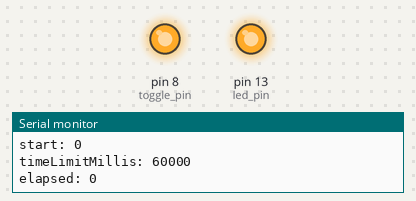
The sketch below on a simulated Arduino Uno, built with avr-gcc and run on an emulated ATmega328P. Parts: output pins drawn as LEDs (lit = HIGH), the last lines printed to the serial monitor. At 61.0 s the program stops and its outputs stay as they are.

Above: at 0.1 s.
At 61.1 s:
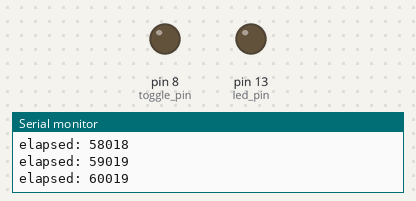
Timing chart, 0 to 62.5 s (numbered marks = the images above):
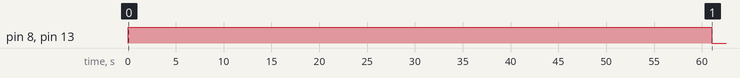

The sketch:

main.ino
```cpp
const short led_pin{ 13 }, toggle_pin{ 8 };
unsigned long start{}, elapsed{};
constexpr unsigned long mins_to_millis_conversion_factor{ static_cast<unsigned long>(60) * 1000 };
constexpr long double millis_to_mins_conversion_factor{ 1.00/(static_cast<long double>(60) * 1000) };
//-------------------------------------------------------------------------------
// set time limit here

const short timeLimitMins{ 1 };
//-------------------------------------------------------------------------------
// function declarations

short constexpr millis_to_minutes(const auto);
unsigned constexpr long minutes_to_millis(const auto);
void toggle_switch(auto);

//-------------------------------------------------------------------------------
void setup() {
  Serial.begin(9600);
  pinMode(led_pin, OUTPUT);
  pinMode(toggle_pin, OUTPUT);
  // Serial.print("mins_to_millis_conversion_factor");
  // Serial.println(mins_to_millis_conversion_factor);
  // Serial.print("millis_to_mins_conversion_factor");
  // Serial.println(millis_to_mins_conversion_factor);
}

void loop() {

  // turn on switch
  toggle_switch(true);

  // initialize
  start = millis();
  Serial.print("start: ");
  Serial.println(start);
  elapsed = start;
  // wait until time elapsed is past the set limit
  const auto timeLimitMillis = minutes_to_millis(timeLimitMins);
  Serial.print("timeLimitMillis: ");
  Serial.println(timeLimitMillis);

  // start timer
  while(elapsed < timeLimitMillis) {
    elapsed = millis() - start;
    Serial.print("elapsed: ");
    Serial.println(elapsed);
    delay(1000);
  }
  // turn off switch & do nothing
  toggle_switch(false);
  while(true) {}

}

//-------------------------------------------------------------------------------
// function definitions

short constexpr millis_to_minutes(const auto millisVal) {
  const auto result{ millisVal * millis_to_mins_conversion_factor};
  return round(result);
}

unsigned long constexpr minutes_to_millis(const auto minsVal) {
  const auto result{ minsVal * mins_to_millis_conversion_factor };
  return result;
}

void toggle_switch(auto val) {
  if(val) {
    digitalWrite(led_pin, HIGH);
    digitalWrite(toggle_pin, HIGH);
  }
  else {
    digitalWrite(led_pin, LOW);
    digitalWrite(toggle_pin, LOW);
  }
  return;
}
```

Measured:
- by itself, pin 8 (toggle_pin), pin 13 (led_pin): LOW → HIGH at 0.00 s, → LOW 61.0 s later
